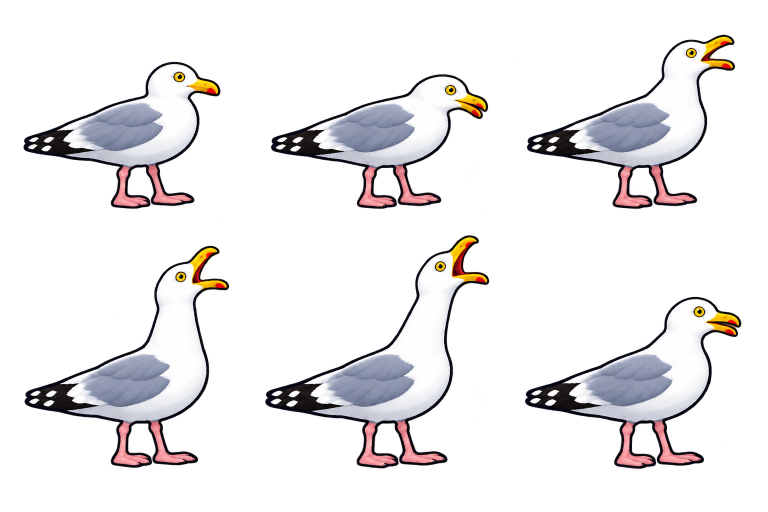
#> input picture assets/reference/gull-screech-v1/herring-screech-source.png, 1536 x 1024 px (shown at 1/2 size)
$ python prepare_gull_screech.py
#> lines starting #> are read from the running program, lines starting #| are printed output that depends on the picture; after the words box and inside, x2 and y2 are one past the last pixel; in counts of white or black regions, pixels touching at a corner belong together
### tools/prepare_gull_species.py
"""Pack generated bird poses; retain connected actors and align feet and bills.

This is atlas preparation only: no painted pixels, palette substitutions or
invented poses. Sources and exact generation prompts remain in the reference folder.
"""
import json
import re
from collections import deque
from pathlib import Path

import numpy as np
from PIL import Image

ROOT = Path(__file__).resolve().parent.parent
SOURCE = ROOT / 'assets/reference/gull-production-v1'
CELL = 256
DISPLAY_SCALE = .375
SPECS = {'herring': (44, 1.0), 'kittiwake': (34, 1.2), 'great-black-backed': (56, 1.0)}


def components(mask):
    remaining = mask.copy()
    height, width = mask.shape
    result = []
    for y, x in zip(*np.nonzero(mask)):
        if not remaining[y, x]:
            continue
        todo = deque([(int(x), int(y))])
        remaining[y, x] = False
        points = []
        while todo:
            px, py = todo.popleft()
            points.append((px, py))
            for nx, ny in ((px-1, py), (px+1, py), (px, py-1), (px, py+1)):
                if 0 <= nx < width and 0 <= ny < height and remaining[ny, nx]:
                    remaining[ny, nx] = False
                    todo.append((nx, ny))
        result.append(np.asarray(points))
    return sorted(result, key=len, reverse=True)


def isolated(data, points):
    x0, y0 = points.min(axis=0)
    x1, y1 = points.max(axis=0) + 1
    part = np.zeros((y1-y0, x1-x0, 4), dtype=np.uint8)
    part[points[:, 1]-y0, points[:, 0]-x0] = data[points[:, 1], points[:, 0]]
    part[:, :, 3][part[:, :, 3] > 0] = 255
    return Image.fromarray(part)


# [76 lines left out: functions bill, prepare, main, not called in this run]


# [2 lines that do not run on import are left out]

### tools/prepare_gull_screech.py
"""Pack the six generated herring gull long-call poses without painting pixels."""

import json
import re
from pathlib import Path

import numpy as np
from PIL import Image

from prepare_gull_species import components, isolated


ROOT = Path(__file__).resolve().parent.parent
SOURCE = ROOT / "assets/reference/gull-screech-v1/herring-screech-source.png"
ATLAS = ROOT / "assets/sprites/gull-herring-screech-v1.png"
CELL = 256


def main() -> None:
    source = np.asarray(Image.open(SOURCE).convert("RGBA"))
#> source is the input picture: shape (1024, 1536, 4); mean R, G, B, A 76.4, 68.4, 69.1, 54.3
    actors = [part for part in components(source[:, :, 3] >= 192) if len(part) > 10000]
#> in components, `remaining = mask.copy()`:
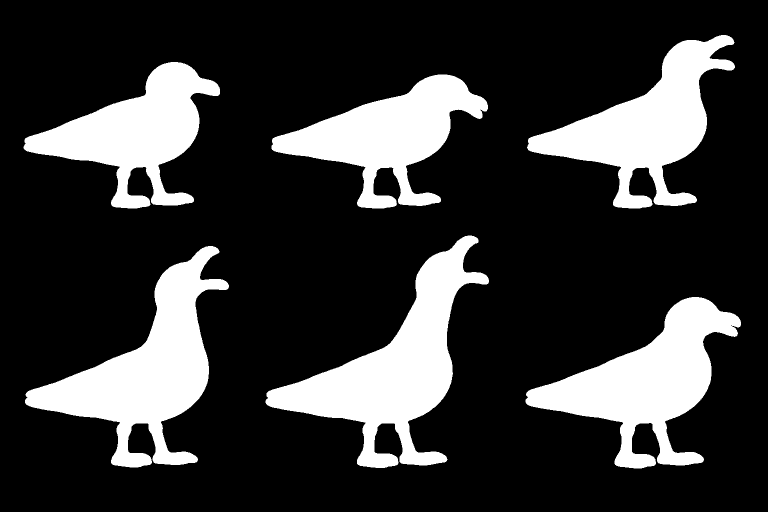
#> remaining: shape (1024, 1536) bool (shown at 1/2 size); 21.3% white; 6 white regions, box (x1, y1, x2, y2) and area: (531, 471, 978, 936) 65359, (50, 492, 458, 935) 62795, (1051, 594, 1482, 937) 57347, (1054, 70, 1470, 417) 53216, (543, 149, 976, 417) 48048, (47, 124, 440, 417) 47942
#> the loop in components, `for y, x in zip(*np.nonzero(mask)):` made 334707 passes
#> (y, x) on passes 1 to 3: (70, 1442), (70, 1443), (70, 1444)
#> after the loop in components, `for y, x in zip(*np.nonzero(mask)):`: remaining: shape (1024, 1536) bool; every value is 0
#> after the loop in components, `for y, x in zip(*np.nonzero(mask)):`: result = 6 items
#> actors = 6 items
    assert len(actors) == 6, f"Expected six complete gull poses, found {len(actors)}"
    rows = [sorted([part for part in actors if part[:, 1].mean() < 450], key=lambda p: p[:, 0].min()),
            sorted([part for part in actors if part[:, 1].mean() >= 450], key=lambda p: p[:, 0].min())]
    assert [len(row) for row in rows] == [3, 3]
    poses = [isolated(source, part) for row in rows for part in row]
#> in isolated, `part = np.zeros((y1-y0, x1-x0, 4), dtype=np.uint8)`: part: shape (293, 393, 4); every value is 0
#> in isolated (call 2), `part = np.zeros((y1-y0, x1-x0, 4), dtype=np.uint8)`: part: shape (268, 433, 4); every value is 0
#> in isolated (call 3), `x0, y0 = points.min(axis=0)`: x0 = 1054; y0 = 70
#> in isolated (call 3), `part = np.zeros((y1-y0, x1-x0, 4), dtype=np.uint8)`: part: shape (347, 416, 4); every value is 0
#> in isolated (call 3), `part[points[:, 1]-y0, points[:, 0]-x0] = data[points[:, 1], points[:, ..`:
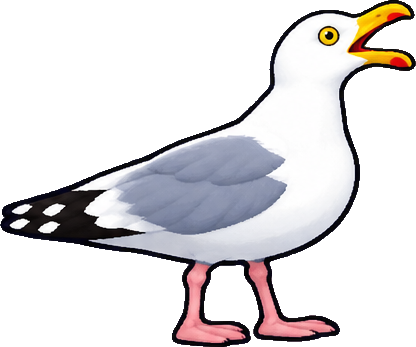
#> part: shape (347, 416, 4); mean of channels 0, 1, 2, 3 61.8, 58.9, 60.3, 92.9; transparent parts drawn white
#> in isolated (call 4), `x0, y0 = points.min(axis=0)`: x0 = 50; y0 = 492
#> in isolated (call 4), `part = np.zeros((y1-y0, x1-x0, 4), dtype=np.uint8)`: part: shape (443, 408, 4); every value is 0
#> in isolated (call 4), `part[points[:, 1]-y0, points[:, 0]-x0] = data[points[:, 1], points[:, ..`:
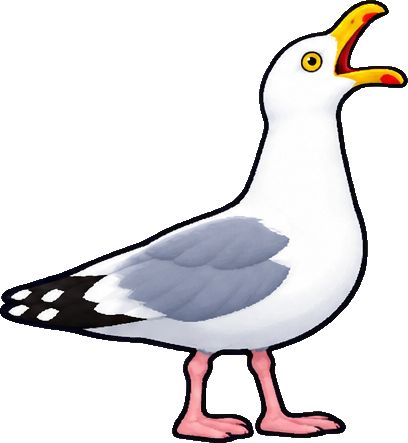
#> part: shape (443, 408, 4); mean of channels 0, 1, 2, 3 59.9, 57.3, 58.4, 87.6; transparent parts drawn white
#> in isolated (call 5), `x0, y0 = points.min(axis=0)`: x0 = 531; y0 = 471
#> in isolated (call 5), `part = np.zeros((y1-y0, x1-x0, 4), dtype=np.uint8)`: part: shape (465, 447, 4); every value is 0
#> in isolated (call 5), `part[points[:, 1]-y0, points[:, 0]-x0] = data[points[:, 1], points[:, ..`:
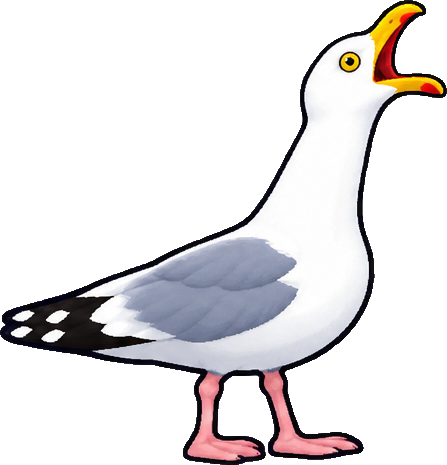
#> part: shape (465, 447, 4); mean of channels 0, 1, 2, 3 53.9, 51.3, 52.3, 79.2; transparent parts drawn white
#> in isolated (call 6), `x0, y0 = points.min(axis=0)`: x0 = 1051; y0 = 594
#> in isolated (call 6), `part = np.zeros((y1-y0, x1-x0, 4), dtype=np.uint8)`: part: shape (343, 431, 4); every value is 0
#> in isolated (call 6), `part[points[:, 1]-y0, points[:, 0]-x0] = data[points[:, 1], points[:, ..`:
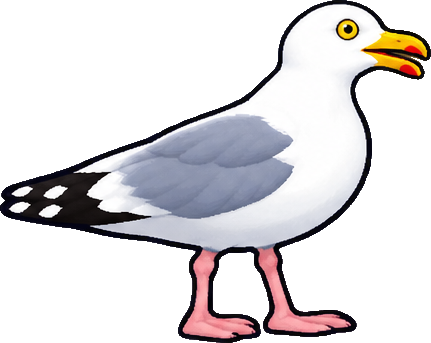
#> part: shape (343, 431, 4); mean of channels 0, 1, 2, 3 64.9, 61.9, 63.7, 97.7; transparent parts drawn white
#> poses = 6 items
    # Match the approved idle gull's 61-pixel atlas width. The same scale across
    # all six frames leaves the drawn neck extension intact.
    scale = 61 / poses[0].width
#> scale = 0.155
    atlas = Image.new("RGBA", (CELL * 3, CELL * 2))
#> atlas: PIL image 768x512 RGBA; every value is 0
    for index, pose in enumerate(poses):
        pose = pose.resize((round(pose.width * scale), round(pose.height * scale)), Image.Resampling.NEAREST)
        pixels = np.asarray(pose)
        pink = ((pixels[:, :, 0] > 110) &
                (pixels[:, :, 0] > pixels[:, :, 1] * 1.2) &
                (pixels[:, :, 0] > pixels[:, :, 2] * 1.2) &
                (pixels[:, :, 3] > 192))
        feet_y, feet_x = np.nonzero(pink)
        feet_x = feet_x[feet_y > pose.height * .7]
        assert len(feet_x) > 10, f"Pose {index} has no usable foot anchor"
        x = round(128 - float(np.median(feet_x)))
        y = 140 - pose.height
        assert 2 <= x and x + pose.width <= CELL - 2 and y >= 2
        atlas.paste(pose, ((index % 3) * CELL + x, (index // 3) * CELL + y))
#> this loop made 6 passes
#> (x, y) on passes 1 to 6: (92, 95), (93, 98), (89, 86), (91, 71), (90, 68), (90, 87)
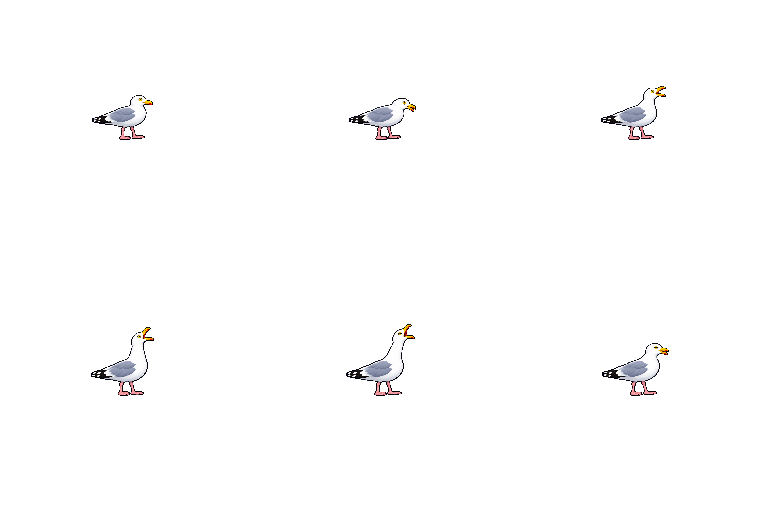
#> atlas: PIL image 768x512 RGBA; mean R, G, B, A 3.4, 3.3, 3.4, 5.2; transparent parts drawn white
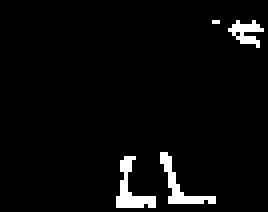
#> pink: shape (53, 67) bool (shown 4 times larger); 3.8% white in thin lines or dots, all inside (x1, y1, x2, y2) = (29, 5, 66, 52)
    ATLAS.parent.mkdir(parents=True, exist_ok=True)
    atlas.save(ATLAS)

    animation = {"frames": list(range(6)), "fps": 7, "loop": False,
                 "source_left": False, "file": "res://assets/sprites/gull-herring-screech-v1.png"}
    art_path = ROOT / "data/gull_art.json"
#> (the run stopped early here; a loop or call above may not have finished)
